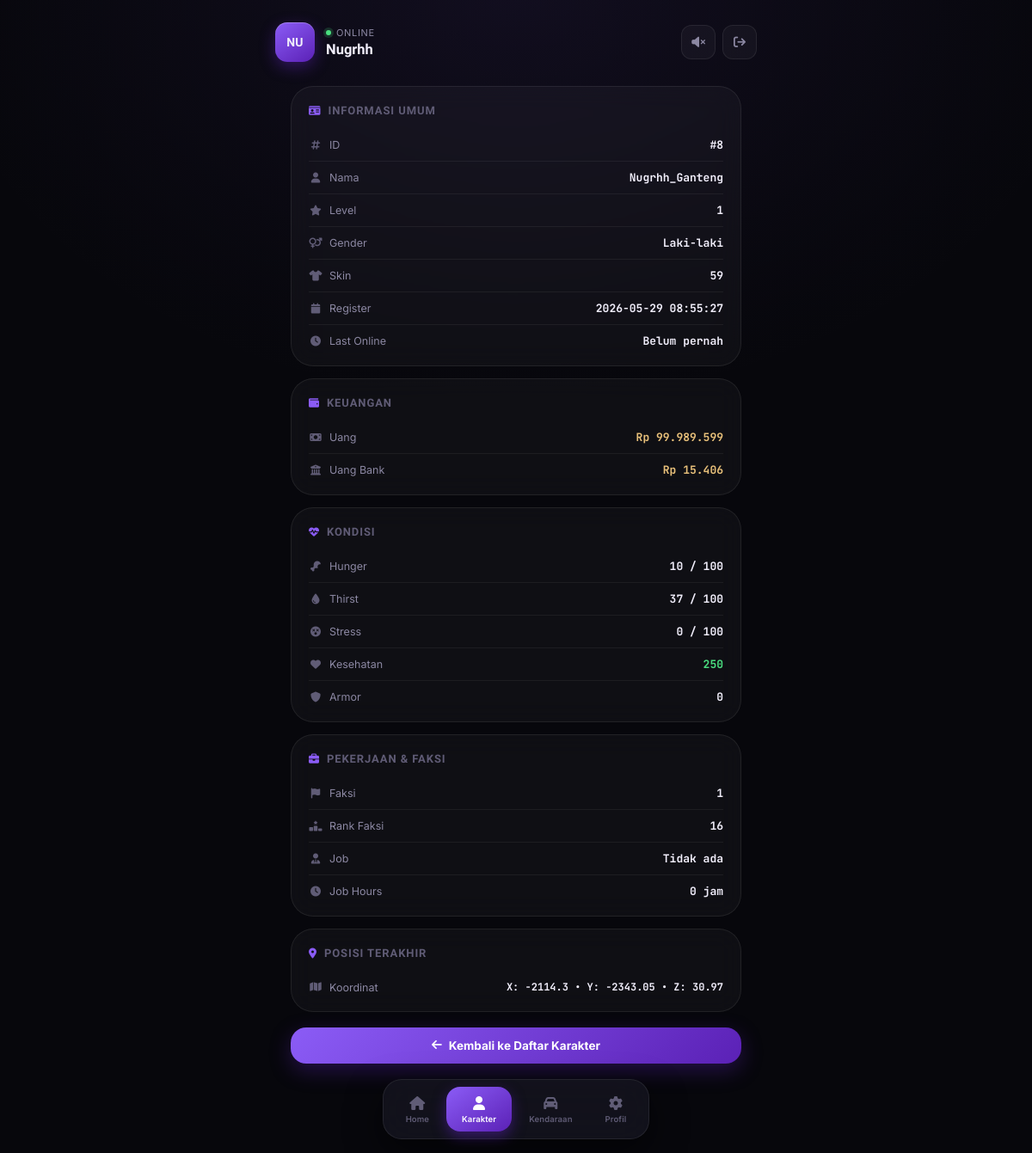
The app's page /character.php?id=8 (signed in) with its own data.
### tables this page shows
CREATE TABLE `player_characters` (
  `pID` int(11) NOT NULL,
  `Char_RegisterDate` varchar(30) NOT NULL DEFAULT '',
  `Char_LastLogin` varchar(30) NOT NULL DEFAULT '',
  `Char_IP` varchar(24) NOT NULL DEFAULT '',
  `Char_SSN` bigint(32) UNSIGNED NOT NULL DEFAULT 0,
  `Char_Name` varchar(64) NOT NULL,
  `Char_AdminName` varchar(24) NOT NULL,
  `Char_DonatorTag` varchar(128) NOT NULL DEFAULT '',
  `Char_Admin` tinyint(3) UNSIGNED NOT NULL DEFAULT 0,
  `Char_Apprentice` tinyint(3) UNSIGNED NOT NULL DEFAULT 0,
  `Char_Steward` tinyint(3) UNSIGNED NOT NULL DEFAULT 0,
  `Char_StewTime` bigint(20) UNSIGNED NOT NULL DEFAULT 0,
  `Char_VIP` tinyint(3) UNSIGNED NOT NULL DEFAULT 0,
  `Char_VIPTime` bigint(32) UNSIGNED NOT NULL DEFAULT 0,
  `Char_Money` bigint(32) NOT NULL DEFAULT 0,
  `Char_DirtyMoney` bigint(32) UNSIGNED NOT NULL DEFAULT 0,
  `Char_BankMoney` bigint(32) NOT NULL DEFAULT 0,
  `Char_SlipSalary` bigint(32) NOT NULL DEFAULT 0,
  `Char_BankNumber` int(10) UNSIGNED NOT NULL DEFAULT 0,
  `Char_WaterInBucket` int(10) UNSIGNED NOT NULL DEFAULT 0,
  `Char_CasinoChip` bigint(32) UNSIGNED NOT NULL DEFAULT 0,
  `Char_PosX` float NOT NULL DEFAULT 0,
  `Char_PosY` float NOT NULL DEFAULT 0,
  `Char_PosZ` float NOT NULL DEFAULT 0,
  `Char_Health` float NOT NULL DEFAULT 100,
  `Char_Armor` float NOT NULL DEFAULT 0,
  `Char_WID` int(10) UNSIGNED NOT NULL DEFAULT 0,
  `Char_IntID` int(10) UNSIGNED NOT NULL DEFAULT 0,
  `Char_Birthday` varchar(50) NOT NULL DEFAULT '0',
  `Char_Origin` varchar(64) NOT NULL DEFAULT 'None',
  `Char_Gender` tinyint(3) UNSIGNED NOT NULL DEFAULT 0,
  `Char_BodyHeight` smallint(5) UNSIGNED NOT NULL DEFAULT 0,
  `Char_BodyWeight` smallint(5) UNSIGNED NOT NULL DEFAULT 0,
  `Char_Skin` mediumint(8) UNSIGNED NOT NULL DEFAULT 250,
  `Char_Level` int(10) UNSIGNED NOT NULL DEFAULT 0,
  `Char_Uniform` mediumint(8) UNSIGNED NOT NULL DEFAULT 0,
  `Char_Job` int(11) UNSIGNED NOT NULL DEFAULT 0,
  `Char_InDoor` mediumint(9) NOT NULL DEFAULT -1,
  `Char_InHouse` mediumint(9) NOT NULL DEFAULT -1,
  `Char_InBiz` mediumint(9) NOT NULL DEFAULT -1,
  `Char_InRusun` mediumint(9) NOT NULL DEFAULT -1,
  `Char_Hunger` smallint(6) NOT NULL DEFAULT 100,
  `Char_Thirst` smallint(6) NOT NULL DEFAULT 100,
  `Char_Stress` smallint(6) NOT NULL DEFAULT 0,
  `Char_Faction` tinyint(3) UNSIGNED NOT NULL DEFAULT 0,
  `Char_FactionRank` int(10) UNSIGNED NOT NULL DEFAULT 0,
  `Char_Badge` int(10) UNSIGNED NOT NULL DEFAULT 0,
  `Char_OnDuty` tinyint(3) UNSIGNED NOT NULL DEFAULT 0,
  `Char_UsingUniform` tinyint(3) UNSIGNED NOT NULL DEFAULT 0,
  `Char_UsingPoliceVest` mediumint(8) UNSIGNED NOT NULL DEFAULT 0,
  `Char_Family` tinyint(4) NOT NULL DEFAULT -1,
  `Char_FamilyRank` int(10) UNSIGNED NOT NULL DEFAULT 0,
  `Char_Jailed` int(10) UNSIGNED NOT NULL DEFAULT 0,
  `Char_JailCell` int(11) NOT NULL DEFAULT -1,
  `Char_JailAdmin` varchar(24) NOT NULL DEFAULT '',
  `Char_JailTime` int(10) UNSIGNED NOT NULL DEFAULT 0,
  `Char_JailDur` int(10) UNSIGNED NOT NULL DEFAULT 0,
  `Char_JailReason` varchar(60) NOT NULL DEFAULT '',
  `Char_JailFine` int(10) UNSIGNED NOT NULL DEFAULT 0,
  `Char_Arrest` tinyint(3) UNSIGNED NOT NULL DEFAULT 0,
  `Char_ArrestTime` int(10) UNSIGNED NOT NULL DEFAULT 0,
  `Char_ComServing` mediumint(8) UNSIGNED NOT NULL DEFAULT 0,
  `Char_Warn` tinyint(3) UNSIGNED NOT NULL DEFAULT 0,
  `Char_DinarPoints` int(10) UNSIGNED NOT NULL DEFAULT 25,
  `Char_TogPM` tinyint(3) UNSIGNED NOT NULL DEFAULT 1,
  `Char_TogGOOC` tinyint(3) UNSIGNED NOT NULL DEFAULT 1,
  `Char_TogLogin` tinyint(3) UNSIGNED NOT NULL DEFAULT 1,
  `Char_TogLevel` tinyint(3) UNSIGNED NOT NULL DEFAULT 1,
  `Char_TogAdv` tinyint(3) UNSIGNED NOT NULL DEFAULT 1,
  `Char_TogAdmCmd` tinyint(3) UNSIGNED NOT NULL DEFAULT 1,
  `Char_TogMoneyTD` tinyint(3) UNSIGNED NOT NULL DEFAULT 1,
  `Char_XmasGiftTime` bigint(20) NOT NULL DEFAULT 0,
  `Char_RenderSetting` float NOT NULL DEFAULT 1,
  `Char_Radio` tinyint(3) UNSIGNED NOT NULL DEFAULT 0,
  `Char_Earphone` tinyint(3) UNSIGNED NOT NULL DEFAULT 0,
  `Char_Boombox` tinyint(3) UNSIGNED NOT NULL DEFAULT 0,
  `Char_HuntingRifle` tinyint(3) UNSIGNED NOT NULL DEFAULT 0,
  `Char_HasGudangID` int(11) NOT NULL DEFAULT -1,
  `Char_GudangRentTime` bigint(32) UNSIGNED NOT NULL DEFAULT 0,
  `Char_Knockdown` tinyint(3) UNSIGNED NOT NULL DEFAULT 0,
  `Char_KnockdownTime` int(10) UNSIGNED NOT NULL DEFAULT 0,
  `Char_KTPTime` int(10) UNSIGNED NOT NULL DEFAULT 0,
  `Char_GVL1Lic` tinyint(3) UNSIGNED NOT NULL DEFAULT 0,
  `Char_GVL1LicTime` bigint(20) UNSIGNED NOT NULL DEFAULT 0,
  `Char_GVL2Lic` tinyint(3) UNSIGNED NOT NULL DEFAULT 0,
  `Char_GVL2LicTime` bigint(20) UNSIGNED NOT NULL DEFAULT 0,
  `Char_MBLic` tinyint(3) UNSIGNED NOT NULL DEFAULT 0,
  `Char_MBLicTime` bigint(20) UNSIGNED NOT NULL DEFAULT 0,
  `Char_BLic` tinyint(3) UNSIGNED NOT NULL DEFAULT 0,
  `Char_BLicTime` bigint(20) UNSIGNED NOT NULL DEFAULT 0,
  `Char_Air1Lic` tinyint(3) UNSIGNED NOT NULL DEFAULT 0,
  `Char_Air1LicTime` bigint(20) UNSIGNED NOT NULL DEFAULT 0,
  `Char_Air2Lic` tinyint(3) UNSIGNED NOT NULL DEFAULT 0,
  `Char_Air2LicTime` bigint(20) UNSIGNED NOT NULL DEFAULT 0,
  `Char_FirearmLic` tinyint(3) UNSIGNED NOT NULL DEFAULT 0,
  `Char_FirearmLicTime` bigint(20) UNSIGNED NOT NULL DEFAULT 0,
  `Char_HuntingLic` tinyint(3) UNSIGNED NOT NULL DEFAULT 0,
  `Char_HuntingLicTime` bigint(20) UNSIGNED NOT NULL DEFAULT 0,
  `Char_SPClaimed` tinyint(3) UNSIGNED NOT NULL DEFAULT 0,
  `Char_MowingDelay` bigint(20) UNSIGNED NOT NULL DEFAULT 0,
  `Char_SweeperDelay` bigint(20) UNSIGNED NOT NULL DEFAULT 0,
  `Char_ForkliftDelay` bigint(20) UNSIGNED NOT NULL DEFAULT 0,
  `Char_TrashCollectorDelay` bigint(20) UNSIGNED NOT NULL DEFAULT 0,
  `Char_PizzaDelay` bigint(20) UNSIGNED NOT NULL DEFAULT 0,
  `Char_TaxMinute` int(10) UNSIGNED NOT NULL DEFAULT 0,
  `Char_HouseSharedID` int(11) NOT NULL DEFAULT -1,
  `Char_TutorialPassed` tinyint(3) UNSIGNED NOT NULL DEFAULT 0,
  `Char_Hours` int(11) UNSIGNED NOT NULL DEFAULT 0,
  `Char_Minutes` int(11) UNSIGNED NOT NULL DEFAULT 0,
  `Char_Seconds` int(11) UNSIGNED NOT NULL DEFAULT 0,
  `Char_KTP` int(11) UNSIGNED NOT NULL DEFAULT 0,
  `Char_DCTime` bigint(32) UNSIGNED NOT NULL DEFAULT 0,
  `Char_FightStyle` int(32) UNSIGNED NOT NULL DEFAULT 0,
  `Char_UCP` varchar(22) NOT NULL
);

### character.php (the view, shortened to what this page needs)
<?php
require_once __DIR__ . '/app/Config/config.php';
$id = isset($_GET['id']) ? (int)$_GET['id'] : 0;
$ucp_name = $_SESSION['ucp_name'] ?? 'Guest';
$stmt = $pdo->prepare("SELECT * FROM player_characters WHERE pID = ? AND Char_UCP = ?");
$stmt->execute([$id, $ucp_name]);
$char = $stmt->fetch(PDO::FETCH_ASSOC);
$initials = strtoupper(substr($ucp_name, 0, 2));
$gender = $char['Char_Gender'] == 1 ? 'Laki-laki' : 'Perempuan';
?>
<!DOCTYPE html>
<html lang="id">
<head>
    <link rel="stylesheet" href="https://cdnjs.cloudflare.com/ajax/libs/font-awesome/6.5.1/css/all.min.css">
    <link rel="stylesheet" href="assets/css/character.css">
</head>
<body>
    <div class="bg-video-wrap">
        <video id="bgVideo" autoplay muted loop playsinline preload="metadata">
            <source src="assets/video/bg.mp4" type="video/mp4">
        </video>
        <div class="bg-video-overlay"></div>
    </div>
    <div class="topbar">
        <div class="container" style="padding:0;">
            <div class="topbar-row">
                <div class="greet">
                    <div class="avatar"><?= htmlspecialchars($initials) ?></div>
                    <div class="greet-text">
                        <p class="hi"><span class="status-dot"></span>Online</p>
                        <p class="name"><?= htmlspecialchars($ucp_name) ?></p>
                    </div>
                </div>
                <div class="topbar-actions">
                    <button type="button" class="sound-toggle" id="soundToggle" title="Aktifkan suara">
                        <i class="fa-solid fa-volume-xmark" id="soundIcon"></i>
                    </button>
                    <a class="logout-btn" href="logout.php" title="Logout">
                        <i class="fa-solid fa-arrow-right-from-bracket"></i>
                    </a>
                </div>
            </div>
        </div>
    </div>
    <div class="container">
        <div class="detail-card">
            <p class="card-title"><i class="fa-solid fa-id-card"></i> Informasi Umum</p>
            <div class="info-row">
                <span class="label"><i class="fa-solid fa-hashtag"></i> ID</span>
                <span class="val">#<?= htmlspecialchars($char['pID']) ?></span>
            </div>
            <div class="info-row">
                <span class="label"><i class="fa-solid fa-user"></i> Nama</span>
                <span class="val"><?= htmlspecialchars($char['Char_Name']) ?></span>
            </div>
            <div class="info-row">
                <span class="label"><i class="fa-solid fa-star"></i> Level</span>
                <span class="val"><?= htmlspecialchars($char['Char_Level']) ?></span>
            </div>
            <div class="info-row">
                <span class="label"><i class="fa-solid fa-venus-mars"></i> Gender</span>
                <span class="val"><?= htmlspecialchars($gender) ?></span>
            </div>
            <div class="info-row">
                <span class="label"><i class="fa-solid fa-shirt"></i> Skin</span>
                <span class="val"><?= htmlspecialchars($char['Char_Skin']) ?></span>
            </div>
            <div class="info-row">
                <span class="label"><i class="fa-solid fa-calendar"></i> Register</span>
                <span class="val"><?= htmlspecialchars($char['Char_RegisterDate']) ?></span>
            </div>
            <div class="info-row">
                <span class="label"><i class="fa-solid fa-clock"></i> Last Online</span>
                <span class="val"><?= htmlspecialchars($char['Char_LastOnline'] ?? 'Belum pernah') ?></span>
            </div>
        </div>
        <div class="detail-card">
            <p class="card-title"><i class="fa-solid fa-wallet"></i> Keuangan</p>
            <div class="info-row">
                <span class="label"><i class="fa-solid fa-money-bill"></i> Uang</span>
                <span class="val money">Rp <?= number_format($char['Char_Money'], 0, ',', '.') ?></span>
            </div>
            <div class="info-row">
                <span class="label"><i class="fa-solid fa-building-columns"></i> Uang Bank</span>
                <span class="val money">Rp <?= number_format($char['Char_BankMoney'], 0, ',', '.') ?></span>
            </div>
        </div>
        <div class="detail-card">
            <p class="card-title"><i class="fa-solid fa-heart-pulse"></i> Kondisi</p>
            <div class="info-row">
                <span class="label"><i class="fa-solid fa-drumstick-bite"></i> Hunger</span>
                <span class="val"><?= htmlspecialchars($char['Char_Hunger']) ?> / 100</span>
            </div>
            <div class="info-row">
                <span class="label"><i class="fa-solid fa-droplet"></i> Thirst</span>
                <span class="val"><?= htmlspecialchars($char['Char_Thirst']) ?> / 100</span>
            </div>
            <div class="info-row">
                <span class="label"><i class="fa-solid fa-face-dizzy"></i> Stress</span>
                <span class="val"><?= htmlspecialchars($char['Char_Stress']) ?> / 100</span>
            </div>
            <div class="info-row">
                <span class="label"><i class="fa-solid fa-heart"></i> Kesehatan</span>
                <span class="val <?= $char['Char_Health'] < 30 ? 'red' : ($char['Char_Health'] < 60 ? 'orange' : 'green') ?>">
                    <?= round($char['Char_Health'], 1) ?>
                </span>
            </div>
            <div class="info-row">
                <span class="label"><i class="fa-solid fa-shield"></i> Armor</span>
                <span class="val"><?= round($char['Char_Armor'], 1) ?></span>
            </div>
        </div>
        <div class="detail-card">
            <p class="card-title"><i class="fa-solid fa-briefcase"></i> Pekerjaan & Faksi</p>
            <div class="info-row">
                <span class="label"><i class="fa-solid fa-flag"></i> Faksi</span>
                <span class="val"><?= htmlspecialchars($char['Char_Faction'] ?: 'Tidak ada') ?></span>
            </div>
            <div class="info-row">
                <span class="label"><i class="fa-solid fa-ranking-star"></i> Rank Faksi</span>
                <span class="val"><?= htmlspecialchars($char['Char_FactionRank'] ?: '-') ?></span>
            </div>
            <div class="info-row">
                <span class="label"><i class="fa-solid fa-user-tie"></i> Job</span>
                <span class="val"><?= htmlspecialchars($char['Char_Job'] ?: 'Tidak ada') ?></span>
            </div>
            <div class="info-row">
                <span class="label"><i class="fa-solid fa-clock"></i> Job Hours</span>
                <span class="val"><?= htmlspecialchars($char['Char_JobHours'] ?? 0) ?> jam</span>
            </div>
        </div>
        <div class="detail-card">
            <p class="card-title"><i class="fa-solid fa-location-dot"></i> Posisi Terakhir</p>
            <div class="info-row">
                <span class="label"><i class="fa-solid fa-map"></i> Koordinat</span>
                <span class="val" style="font-size:12px;">
                    X: <?= round($char['Char_PosX'], 2) ?> &bull;
                    Y: <?= round($char['Char_PosY'], 2) ?> &bull;
                    Z: <?= round($char['Char_PosZ'], 2) ?>
                </span>
            </div>
        </div>
        <a href="characters.php" class="back-btn">
            <i class="fa-solid fa-arrow-left"></i> Kembali ke Daftar Karakter
        </a>
    </div>
    <div class="bottom-nav">
        <nav class="nav-inner">
            <a class="nav-item" href="index.php">
                <span class="ic"><i class="fa-solid fa-house"></i></span>
                Home
            </a>
            <a class="nav-item active" href="characters.php">
                <span class="ic"><i class="fa-solid fa-user"></i></span>
                Karakter
            </a>
            <a class="nav-item" href="vehicles.php">
                <span class="ic"><i class="fa-solid fa-car"></i></span>
                Kendaraan
            </a>
            <a class="nav-item" href="profile.php">
                <span class="ic"><i class="fa-solid fa-gear"></i></span>
                Profil
            </a>
        </nav>
    </div>
</body>
</html>

### records on screen
player_characters: pID "8", Char_Name "Nugrhh_Ganteng", Char_Level "1", Char_Gender "Laki-laki", Char_Skin "59", Char_RegisterDate "2026-05-29 08:55:27", Char_Money "99.989.599", Char_BankMoney "15.406", Char_Hunger "10", Char_Thirst "37", Char_Stress "0", Char_Health "250", Char_Armor "0", Char_Faction "1", Char_FactionRank "16", Char_Job "Tidak ada", Char_PosX "-2114.3", Char_PosY "-2343.05", Char_PosZ "30.97"

### other values on screen
$initials "NU"
$ucp_name "Nugrhh"
$char['Char_LastOnline'] "Belum pernah"
$char['Char_JobHours'] "0"
